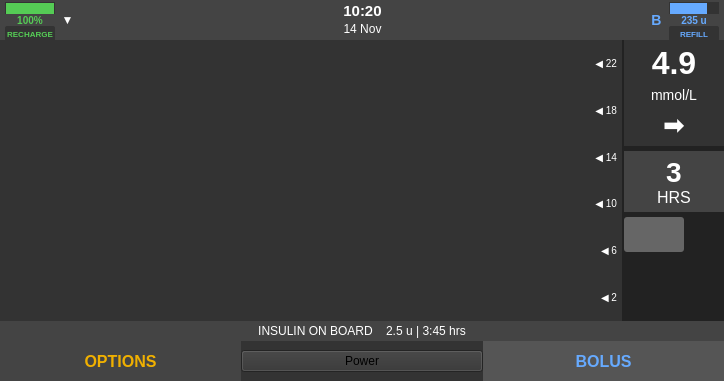
<?xml version="1.0" encoding="UTF-8"?>
<ui version="4.0">
 <class>MainWindow</class>
 <widget class="QMainWindow" name="MainWindow">
  <property name="geometry">
   <rect>
    <x>0</x>
    <y>0</y>
    <width>724</width>
    <height>381</height>
   </rect>
  </property>
  <property name="windowTitle">
   <string>T:SLIM X2 Insulin Pump</string>
  </property>
  <property name="styleSheet">
   <string notr="true">background-color: #222222;</string>
  </property>
  <widget class="QWidget" name="centralWidget">
   <layout class="QVBoxLayout" name="verticalLayout">
    <property name="spacing">
     <number>0</number>
    </property>
    <property name="leftMargin">
     <number>0</number>
    </property>
    <property name="topMargin">
     <number>0</number>
    </property>
    <property name="rightMargin">
     <number>0</number>
    </property>
    <property name="bottomMargin">
     <number>0</number>
    </property>
    <item>
     <widget class="QFrame" name="statusBarFrame">
      <property name="minimumSize">
       <size>
        <width>0</width>
        <height>40</height>
       </size>
      </property>
      <property name="maximumSize">
       <size>
        <width>16777215</width>
        <height>40</height>
       </size>
      </property>
      <property name="styleSheet">
       <string notr="true">background-color: #444444;</string>
      </property>
      <property name="frameShape">
       <enum>QFrame::NoFrame</enum>
      </property>
      <property name="frameShadow">
       <enum>QFrame::Plain</enum>
      </property>
      <layout class="QHBoxLayout" name="statusBarLayout">
       <property name="spacing">
        <number>0</number>
       </property>
       <property name="leftMargin">
        <number>5</number>
       </property>
       <property name="topMargin">
        <number>2</number>
       </property>
       <property name="rightMargin">
        <number>5</number>
       </property>
       <property name="bottomMargin">
        <number>2</number>
       </property>
       <item>
        <layout class="QVBoxLayout" name="batteryLayout">
         <property name="spacing">
          <number>0</number>
         </property>
         <item>
          <widget class="QProgressBar" name="batteryProgressBar">
           <property name="minimumSize">
            <size>
             <width>50</width>
             <height>20</height>
            </size>
           </property>
           <property name="maximumSize">
            <size>
             <width>50</width>
             <height>20</height>
            </size>
           </property>
           <property name="styleSheet">
            <string notr="true">QProgressBar {
    border: 1px solid #333333;
    border-radius: 0px;
    background-color: #333333;
    text-align: center;
}
QProgressBar::chunk {
    background-color: #55cc55;
}</string>
           </property>
           <property name="value">
            <number>100</number>
           </property>
           <property name="textVisible">
            <bool>false</bool>
           </property>
          </widget>
         </item>
         <item>
          <widget class="QLabel" name="batteryLabel">
           <property name="styleSheet">
            <string notr="true">color: #55cc55; font-size: 10px; font-weight: bold;</string>
           </property>
           <property name="text">
            <string>100%</string>
           </property>
           <property name="alignment">
            <set>Qt::AlignCenter</set>
           </property>
          </widget>
         </item>
         <item>
          <widget class="QPushButton" name="rechargeButton">
           <property name="minimumSize">
            <size>
             <width>50</width>
             <height>15</height>
            </size>
           </property>
           <property name="maximumSize">
            <size>
             <width>50</width>
             <height>15</height>
            </size>
           </property>
           <property name="styleSheet">
            <string notr="true">QPushButton {
    background-color: #333333;
    color: #55cc55;
    border: none;
    font-size: 8px;
    font-weight: bold;
    border-radius: 2px;
}
QPushButton:pressed {
    background-color: #444444;
}</string>
           </property>
           <property name="text">
            <string>RECHARGE</string>
           </property>
          </widget>
         </item>
        </layout>
       </item>
       <item>
        <widget class="QLabel" name="filterIcon">
         <property name="minimumSize">
          <size>
           <width>25</width>
           <height>25</height>
          </size>
         </property>
         <property name="styleSheet">
          <string notr="true">color: white;</string>
         </property>
         <property name="text">
          <string>▼</string>
         </property>
         <property name="alignment">
          <set>Qt::AlignCenter</set>
         </property>
        </widget>
       </item>
       <item>
        <spacer name="horizontalSpacer1">
         <property name="orientation">
          <enum>Qt::Horizontal</enum>
         </property>
         <property name="sizeHint" stdset="0">
          <size>
           <width>10</width>
           <height>20</height>
          </size>
         </property>
        </spacer>
       </item>
       <item>
        <layout class="QVBoxLayout" name="timeLayout">
         <item>
          <widget class="QLabel" name="timeLabel">
           <property name="styleSheet">
            <string notr="true">color: white; font-size: 15px; font-weight: bold;</string>
           </property>
           <property name="text">
            <string>10:20</string>
           </property>
           <property name="alignment">
            <set>Qt::AlignCenter</set>
           </property>
          </widget>
         </item>
         <item>
          <widget class="QLabel" name="dateLabel">
           <property name="styleSheet">
            <string notr="true">color: white; font-size: 12px;</string>
           </property>
           <property name="text">
            <string>14 Nov</string>
           </property>
           <property name="alignment">
            <set>Qt::AlignCenter</set>
           </property>
          </widget>
         </item>
        </layout>
       </item>
       <item>
        <spacer name="horizontalSpacer2">
         <property name="orientation">
          <enum>Qt::Horizontal</enum>
         </property>
         <property name="sizeHint" stdset="0">
          <size>
           <width>10</width>
           <height>20</height>
          </size>
         </property>
        </spacer>
       </item>
       <item>
        <widget class="QLabel" name="bolusIcon">
         <property name="minimumSize">
          <size>
           <width>25</width>
           <height>25</height>
          </size>
         </property>
         <property name="styleSheet">
          <string notr="true">color: #66aaff; font-weight: bold; font-size: 14px;</string>
         </property>
         <property name="text">
          <string>B</string>
         </property>
         <property name="alignment">
          <set>Qt::AlignCenter</set>
         </property>
        </widget>
       </item>
       <item>
        <layout class="QVBoxLayout" name="insulinLayout">
         <property name="spacing">
          <number>0</number>
         </property>
         <item>
          <widget class="QProgressBar" name="insulinProgressBar">
           <property name="minimumSize">
            <size>
             <width>50</width>
             <height>20</height>
            </size>
           </property>
           <property name="maximumSize">
            <size>
             <width>50</width>
             <height>20</height>
            </size>
           </property>
           <property name="styleSheet">
            <string notr="true">QProgressBar {
    border: 1px solid #333333;
    border-radius: 0px;
    background-color: #333333;
    text-align: center;
}
QProgressBar::chunk {
    background-color: #66aaff;
}</string>
           </property>
           <property name="value">
            <number>78</number>
           </property>
           <property name="textVisible">
            <bool>false</bool>
           </property>
          </widget>
         </item>
         <item>
          <widget class="QLabel" name="insulinLabel">
           <property name="styleSheet">
            <string notr="true">color: #66aaff; font-size: 10px; font-weight: bold;</string>
           </property>
           <property name="text">
            <string>235 u</string>
           </property>
           <property name="alignment">
            <set>Qt::AlignCenter</set>
           </property>
          </widget>
         </item>
         <item>
          <widget class="QPushButton" name="refillButton">
           <property name="minimumSize">
            <size>
             <width>50</width>
             <height>15</height>
            </size>
           </property>
           <property name="maximumSize">
            <size>
             <width>50</width>
             <height>15</height>
            </size>
           </property>
           <property name="styleSheet">
            <string notr="true">QPushButton {
    background-color: #333333;
    color: #66aaff;
    border: none;
    font-size: 8px;
    font-weight: bold;
    border-radius: 2px;
}
QPushButton:pressed {
    background-color: #444444;
}</string>
           </property>
           <property name="text">
            <string>REFILL</string>
           </property>
          </widget>
         </item>
        </layout>
       </item>
      </layout>
     </widget>
    </item>
    <item>
     <widget class="QFrame" name="mainContentFrame">
      <property name="styleSheet">
       <string notr="true">background-color: #222222;</string>
      </property>
      <property name="frameShape">
       <enum>QFrame::NoFrame</enum>
      </property>
      <property name="frameShadow">
       <enum>QFrame::Plain</enum>
      </property>
      <layout class="QHBoxLayout" name="mainContentLayout">
       <property name="spacing">
        <number>2</number>
       </property>
       <property name="leftMargin">
        <number>0</number>
       </property>
       <property name="topMargin">
        <number>0</number>
       </property>
       <property name="rightMargin">
        <number>0</number>
       </property>
       <property name="bottomMargin">
        <number>0</number>
       </property>
       <item>
        <widget class="QFrame" name="cgmGraphFrame">
         <property name="sizePolicy">
          <sizepolicy hsizetype="Expanding" vsizetype="Expanding">
           <horstretch>2</horstretch>
           <verstretch>0</verstretch>
          </sizepolicy>
         </property>
         <property name="styleSheet">
          <string notr="true">background-color: #333333;</string>
         </property>
         <property name="frameShape">
          <enum>QFrame::NoFrame</enum>
         </property>
         <property name="frameShadow">
          <enum>QFrame::Plain</enum>
         </property>
         <layout class="QHBoxLayout" name="cgmGraphLayout">
          <property name="spacing">
           <number>0</number>
          </property>
          <property name="leftMargin">
           <number>0</number>
          </property>
          <property name="topMargin">
           <number>0</number>
          </property>
          <property name="rightMargin">
           <number>0</number>
          </property>
          <property name="bottomMargin">
           <number>0</number>
          </property>
          <item>
           <spacer name="graphSpacer">
            <property name="orientation">
             <enum>Qt::Horizontal</enum>
            </property>
            <property name="sizeHint" stdset="0">
             <size>
              <width>180</width>
              <height>20</height>
             </size>
            </property>
           </spacer>
          </item>
          <item>
           <layout class="QVBoxLayout" name="cgmMarkersLayout">
            <property name="spacing">
             <number>0</number>
            </property>
            <property name="rightMargin">
             <number>5</number>
            </property>
            <item>
             <widget class="QLabel" name="marker22">
              <property name="styleSheet">
               <string notr="true">color: white; font-size: 10px;</string>
              </property>
              <property name="text">
               <string>◀ 22</string>
              </property>
              <property name="alignment">
               <set>Qt::AlignRight|Qt::AlignTrailing|Qt::AlignVCenter</set>
              </property>
             </widget>
            </item>
            <item>
             <widget class="QLabel" name="marker18">
              <property name="styleSheet">
               <string notr="true">color: white; font-size: 10px;</string>
              </property>
              <property name="text">
               <string>◀ 18</string>
              </property>
              <property name="alignment">
               <set>Qt::AlignRight|Qt::AlignTrailing|Qt::AlignVCenter</set>
              </property>
             </widget>
            </item>
            <item>
             <widget class="QLabel" name="marker14">
              <property name="styleSheet">
               <string notr="true">color: white; font-size: 10px;</string>
              </property>
              <property name="text">
               <string>◀ 14</string>
              </property>
              <property name="alignment">
               <set>Qt::AlignRight|Qt::AlignTrailing|Qt::AlignVCenter</set>
              </property>
             </widget>
            </item>
            <item>
             <widget class="QLabel" name="marker10">
              <property name="styleSheet">
               <string notr="true">color: white; font-size: 10px;</string>
              </property>
              <property name="text">
               <string>◀ 10</string>
              </property>
              <property name="alignment">
               <set>Qt::AlignRight|Qt::AlignTrailing|Qt::AlignVCenter</set>
              </property>
             </widget>
            </item>
            <item>
             <widget class="QLabel" name="marker6">
              <property name="styleSheet">
               <string notr="true">color: white; font-size: 10px;</string>
              </property>
              <property name="text">
               <string>◀ 6</string>
              </property>
              <property name="alignment">
               <set>Qt::AlignRight|Qt::AlignTrailing|Qt::AlignVCenter</set>
              </property>
             </widget>
            </item>
            <item>
             <widget class="QLabel" name="marker2">
              <property name="styleSheet">
               <string notr="true">color: white; font-size: 10px;</string>
              </property>
              <property name="text">
               <string>◀ 2</string>
              </property>
              <property name="alignment">
               <set>Qt::AlignRight|Qt::AlignTrailing|Qt::AlignVCenter</set>
              </property>
             </widget>
            </item>
           </layout>
          </item>
         </layout>
        </widget>
       </item>
       <item>
        <layout class="QVBoxLayout" name="rightSideLayout">
         <property name="spacing">
          <number>5</number>
         </property>
         <item>
          <widget class="QFrame" name="glucoseFrame">
           <property name="sizePolicy">
            <sizepolicy hsizetype="Minimum" vsizetype="Preferred">
             <horstretch>0</horstretch>
             <verstretch>0</verstretch>
            </sizepolicy>
           </property>
           <property name="minimumSize">
            <size>
             <width>100</width>
             <height>80</height>
            </size>
           </property>
           <property name="styleSheet">
            <string notr="true">background-color: #333333;</string>
           </property>
           <property name="frameShape">
            <enum>QFrame::NoFrame</enum>
           </property>
           <property name="frameShadow">
            <enum>QFrame::Plain</enum>
           </property>
           <layout class="QVBoxLayout" name="glucoseFrameLayout">
            <property name="leftMargin">
             <number>5</number>
            </property>
            <property name="topMargin">
             <number>5</number>
            </property>
            <property name="rightMargin">
             <number>5</number>
            </property>
            <property name="bottomMargin">
             <number>5</number>
            </property>
            <item>
             <widget class="QLabel" name="glucoseValueLabel">
              <property name="styleSheet">
               <string notr="true">color: white; font-size: 32px; font-weight: bold;</string>
              </property>
              <property name="text">
               <string>4.9</string>
              </property>
              <property name="alignment">
               <set>Qt::AlignCenter</set>
              </property>
             </widget>
            </item>
            <item>
             <widget class="QLabel" name="glucoseUnitLabel">
              <property name="styleSheet">
               <string notr="true">color: white; font-size: 14px;</string>
              </property>
              <property name="text">
               <string>mmol/L</string>
              </property>
              <property name="alignment">
               <set>Qt::AlignCenter</set>
              </property>
             </widget>
            </item>
            <item>
             <widget class="QLabel" name="glucoseTrendLabel">
              <property name="styleSheet">
               <string notr="true">color: white; font-size: 26px; font-weight: bold;</string>
              </property>
              <property name="text">
               <string>➡</string>
              </property>
              <property name="alignment">
               <set>Qt::AlignCenter</set>
              </property>
             </widget>
            </item>
           </layout>
          </widget>
         </item>
         <item>
          <widget class="QFrame" name="hoursFrame">
           <property name="minimumSize">
            <size>
             <width>100</width>
             <height>60</height>
            </size>
           </property>
           <property name="styleSheet">
            <string notr="true">background-color: #444444;</string>
           </property>
           <property name="frameShape">
            <enum>QFrame::NoFrame</enum>
           </property>
           <property name="frameShadow">
            <enum>QFrame::Plain</enum>
           </property>
           <layout class="QVBoxLayout" name="hoursFrameLayout">
            <property name="spacing">
             <number>0</number>
            </property>
            <property name="leftMargin">
             <number>5</number>
            </property>
            <property name="topMargin">
             <number>5</number>
            </property>
            <property name="rightMargin">
             <number>5</number>
            </property>
            <property name="bottomMargin">
             <number>5</number>
            </property>
            <item>
             <widget class="QLabel" name="hoursValueLabel">
              <property name="styleSheet">
               <string notr="true">color: white; font-size: 28px; font-weight: bold;</string>
              </property>
              <property name="text">
               <string>3</string>
              </property>
              <property name="alignment">
               <set>Qt::AlignCenter</set>
              </property>
             </widget>
            </item>
            <item>
             <widget class="QLabel" name="hoursTextLabel">
              <property name="styleSheet">
               <string notr="true">color: white; font-size: 16px;</string>
              </property>
              <property name="text">
               <string>HRS</string>
              </property>
              <property name="alignment">
               <set>Qt::AlignCenter</set>
              </property>
             </widget>
            </item>
           </layout>
          </widget>
         </item>
         <item>
          <widget class="QPushButton" name="tandemLogoButton">
           <property name="sizePolicy">
            <sizepolicy hsizetype="Fixed" vsizetype="Fixed">
             <horstretch>0</horstretch>
             <verstretch>0</verstretch>
            </sizepolicy>
           </property>
           <property name="minimumSize">
            <size>
             <width>60</width>
             <height>35</height>
            </size>
           </property>
           <property name="maximumSize">
            <size>
             <width>60</width>
             <height>35</height>
            </size>
           </property>
           <property name="styleSheet">
            <string notr="true">QPushButton {
  background-color: #666666;
  border: none;
  border-radius: 3px;
}
QPushButton:pressed {
  background-color: #555555;
}</string>
           </property>
           <property name="text">
            <string/>
           </property>
          </widget>
         </item>
         <item>
          <spacer name="rightSideSpacer">
           <property name="orientation">
            <enum>Qt::Vertical</enum>
           </property>
           <property name="sizeHint" stdset="0">
            <size>
             <width>20</width>
             <height>5</height>
            </size>
           </property>
          </spacer>
         </item>
        </layout>
       </item>
      </layout>
     </widget>
    </item>
    <item>
     <widget class="QFrame" name="bottomFrame">
      <property name="minimumSize">
       <size>
        <width>0</width>
        <height>60</height>
       </size>
      </property>
      <property name="maximumSize">
       <size>
        <width>16777215</width>
        <height>60</height>
       </size>
      </property>
      <property name="styleSheet">
       <string notr="true">background-color: #333333;</string>
      </property>
      <property name="frameShape">
       <enum>QFrame::NoFrame</enum>
      </property>
      <property name="frameShadow">
       <enum>QFrame::Plain</enum>
      </property>
      <layout class="QVBoxLayout" name="bottomFrameLayout">
       <property name="spacing">
        <number>0</number>
       </property>
       <property name="leftMargin">
        <number>0</number>
       </property>
       <property name="topMargin">
        <number>0</number>
       </property>
       <property name="rightMargin">
        <number>0</number>
       </property>
       <property name="bottomMargin">
        <number>0</number>
       </property>
       <item>
        <widget class="QLabel" name="iobLabel">
         <property name="minimumSize">
          <size>
           <width>0</width>
           <height>20</height>
          </size>
         </property>
         <property name="maximumSize">
          <size>
           <width>16777215</width>
           <height>20</height>
          </size>
         </property>
         <property name="styleSheet">
          <string notr="true">color: white; font-size: 12px; background-color: #444444;</string>
         </property>
         <property name="text">
          <string>INSULIN ON BOARD    2.5 u | 3:45 hrs</string>
         </property>
         <property name="alignment">
          <set>Qt::AlignCenter</set>
         </property>
        </widget>
       </item>
       <item>
        <layout class="QHBoxLayout" name="actionButtonsLayout">
         <property name="spacing">
          <number>0</number>
         </property>
         <item>
          <widget class="QPushButton" name="optionsButton">
           <property name="minimumSize">
            <size>
             <width>0</width>
             <height>40</height>
            </size>
           </property>
           <property name="styleSheet">
            <string notr="true">QPushButton {
  background-color: #444444;
  color: #F0B000;
  border: none;
  font-size: 16px;
  font-weight: bold;
}
QPushButton:pressed {
  background-color: #333333;
}</string>
           </property>
           <property name="text">
            <string>OPTIONS</string>
           </property>
           <property name="icon">
            <iconset>
             <normaloff>icons/gear.png</normaloff>icons/gear.png</iconset>
           </property>
           <property name="iconSize">
            <size>
             <width>20</width>
             <height>20</height>
            </size>
           </property>
          </widget>
         </item>
         <item>
          <widget class="QPushButton" name="powerButton">
           <property name="text">
            <string>Power</string>
           </property>
          </widget>
         </item>
         <item>
          <widget class="QPushButton" name="bolusButton">
           <property name="minimumSize">
            <size>
             <width>0</width>
             <height>40</height>
            </size>
           </property>
           <property name="styleSheet">
            <string notr="true">QPushButton {
  background-color: #555555;
  color: #66AAFF;
  border: none;
  font-size: 16px;
  font-weight: bold;
}
QPushButton:pressed {
  background-color: #444444;
}</string>
           </property>
           <property name="text">
            <string>BOLUS</string>
           </property>
           <property name="icon">
            <iconset>
             <normaloff>icons/drop.png</normaloff>icons/drop.png</iconset>
           </property>
           <property name="iconSize">
            <size>
             <width>20</width>
             <height>20</height>
            </size>
           </property>
          </widget>
         </item>
        </layout>
       </item>
      </layout>
     </widget>
    </item>
   </layout>
  </widget>
 </widget>
 <resources/>
 <connections/>
</ui>
